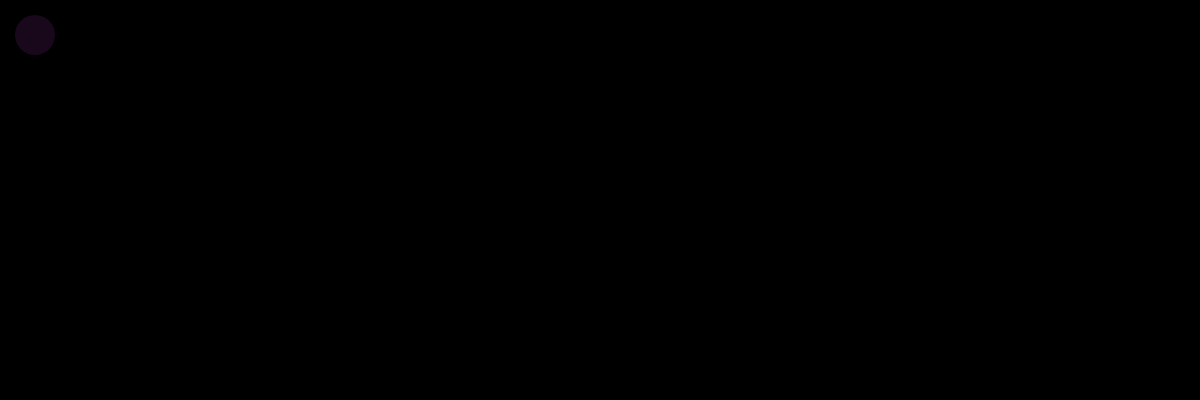
Frame 1 (no input)
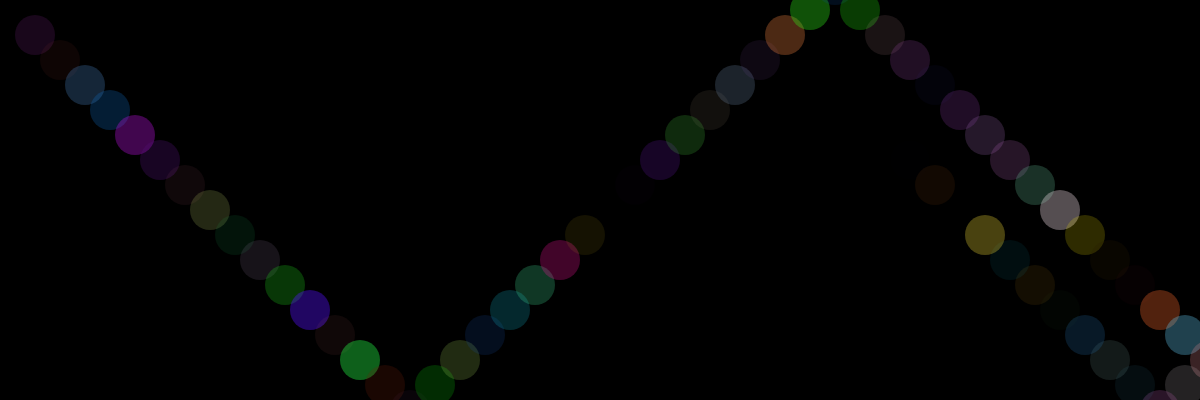
Frame 60 (no input)
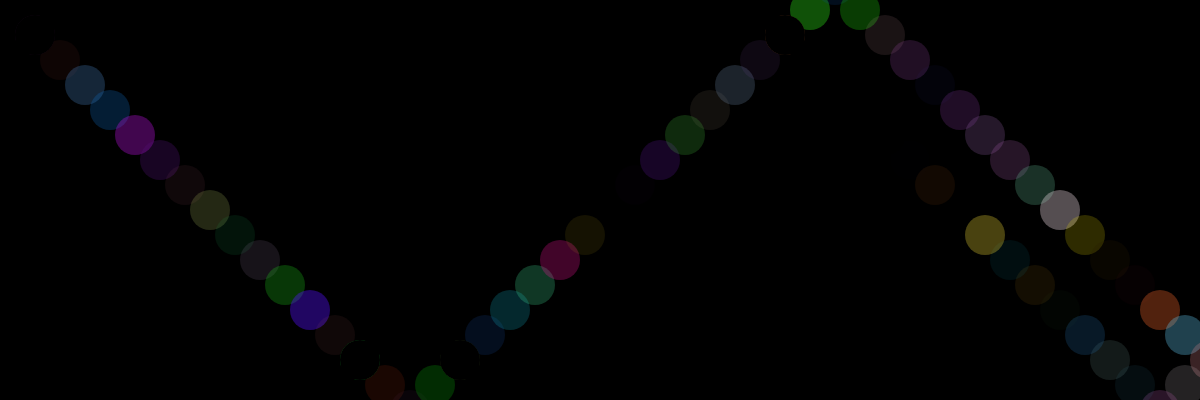
Frame 120 (the mouse pressed at the canvas centre since frame 60)

The p5.js sketch that drew these frames (run headless with seeded random() and noise() and a simulated clock; from frame 60 on, the mouse is pressed at the canvas centre):

// p5.js sketch
// ── sketch.js
let ball = {};
ball.width = 40;
ball.x = 10;
ball.y = 10;
ball.delta_x = 5;
ball.delta_y = 5;
ball.scale_x = 5;
ball.scale_y = 5;

let bll = true;

function setup() {
    createCanvas(windowWidth, 400);
    background('black');
    frameRate(200);
}



function draw() {

    ball.x += ball.delta_x * ball.scale_x;
    ball.y += ball.delta_y * ball.scale_y;


    if (ball.x >= width || ball.x <= 0) {
        ball.delta_x = -1 * ball.delta_x;
    }
    if (ball.y >= height || ball.y <= 0) {
        ball.delta_y = -1 * ball.delta_y;
    }





  if ( bll ) {
    fill(random(256),random(256),random(256), random(100));//'rgba(64, 196, 237, .5)');
    noStroke();
  } else {
    fill('black')
  }
ellipse(ball.x, ball.y, ball.width, ball.width);
}

  function mousePressed() {
    bll = !bll;
  }



//function mousePressed() {
  //  ball.scale_x = map(mouseX, 0, width, 0.5, 10);
  //  ball.scale_y = map(mouseY, 0, height, 0.5, 10);
//}
